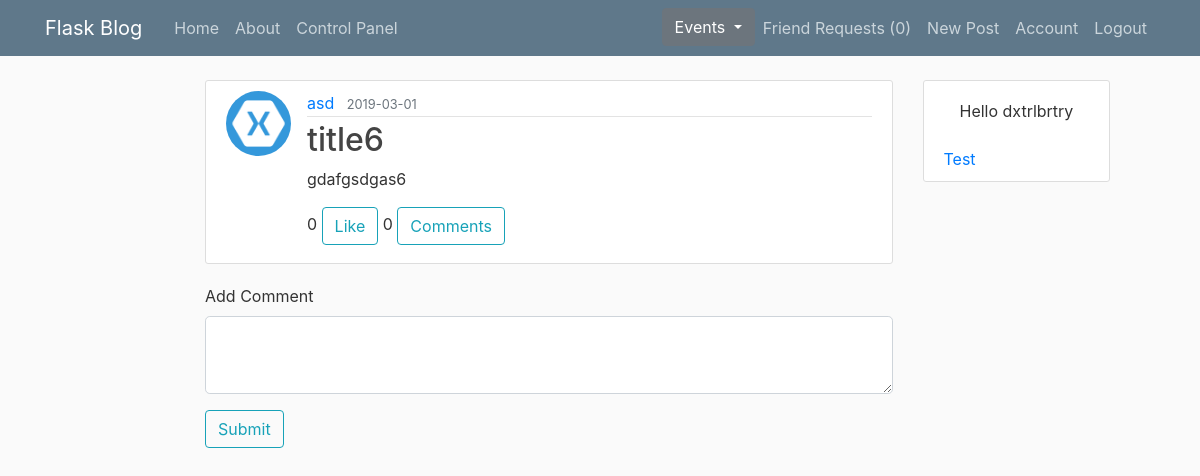
/post/17 (signed in), run on the app's committed database.
### flaskwebapp/models.py (models this page shows, shortened)
class User(db.Model, UserMixin):
    id = db.Column(db.Integer, primary_key=True)
    username = db.Column(db.String(20), unique=True, nullable=False)
    email = db.Column(db.String(120), unique=True, nullable=False)
    image_file = db.Column(db.String(20), nullable=False, default='default.jpg')
    password = db.Column(db.String(60), nullable=False)
    access = db.Column(db.String(10), nullable=False, default='user')
    posts = db.relationship('Post', backref='author', lazy='dynamic')
    comments = db.relationship('Comment', backref='author', lazy='dynamic')
    likes = db.relationship('Post', secondary=likes, backref='liked_by', lazy='dynamic')
    hosted_events = db.relationship('Event', backref='host', lazy='dynamic')
    attended_events = db.relationship('Event', secondary=event_attendants, lazy='subquery', backref=db.backref('attendants', lazy=True))
    requests = db.relationship('User',
                               secondary=friend_requests,
                               primaryjoin=(friend_requests.c.user_id == id),
                               secondaryjoin=(friend_requests.c.friend_id == id),
                               backref='request_of',
                               lazy='dynamic')
    friends = db.relationship('User',
                              secondary=friend,
                              primaryjoin=(friend.c.user_id == id),
                              secondaryjoin=(friend.c.friend_id == id),
                              backref='friend_of',
                              lazy='dynamic')

class Post(db.Model):
    id = db.Column(db.Integer, primary_key=True)
    title = db.Column(db.String(100), nullable=False)
    date_posted = db.Column(db.DateTime, nullable=False, default=datetime.utcnow)
    content = db.Column(db.Text, nullable=True)
    image_file = db.Column(db.String(20), nullable=True)
    comments = db.relationship('Comment', backref='comment_on', lazy='dynamic')
    user_id = db.Column(db.Integer, db.ForeignKey('user.id'), nullable=False)

### flaskwebapp/posts/routes.py (the view)
@posts.route('/post/<int:post_id>', methods=['GET', 'POST'])
@login_required
def post(post_id):
    post = Post.query.get_or_404(post_id)
    form = CommentForm()
    if form.validate_on_submit():
        comment = Comment(content=form.content.data, author=current_user)
        post.comments.append(comment)
        db.session.commit()
        flash(f'Comment successfully submitted', 'success')
        return redirect(url_for('posts.post', post_id=post.id))
    return render_template('post.html', title=post.title, legend='New Post', post=post, form=form)

### flaskwebapp/posts/forms.py
class CommentForm(FlaskForm):
    content = TextAreaField('Add Comment', validators=[DataRequired()])
    submit = SubmitField('Submit')

### flaskwebapp/models.py (called while the page is built)
@login_manager.user_loader
def load_user(user_id):
    return User.query.get(int(user_id))

### flaskwebapp/templates/post.html (shortened to what this page needs)
{% extends 'layout.html' %}
{% from 'macros/macros.html' import input %}
{% from 'macros/macros.html' import render_post with context %}
{% block content %}
    {{ render_post(post, False) }}
    <form action="{{ url_for('posts.post', post_id=post.id) }}" method="POST">
       <fieldset>
           {{ input(form.content) }}
       </fieldset>
       <div class="form-group">
           {{ form.submit(class="btn btn-outline-info") }}
       </div>
    </form>
{% endblock content %}

### flaskwebapp/templates/layout.html (shortened to what this page needs)
<!DOCTYPE html>
<html lang="en">
<head>
    <link rel="stylesheet" type="text/css" href="{{ url_for('static', filename='bootstrap.css') }}">
    <link rel="stylesheet" type="text/css" href="{{ url_for('static', filename='main.css') }}">
</head>
<body>
<header class="site-header">
    <nav class="navbar navbar-expand-md navbar-dark bg-steel fixed-top">
        <div class="container">
            <a class="navbar-brand mr-4" href="/">Flask Blog</a>
            <div class="collapse navbar-collapse" id="navbarToggle">
                <div class="navbar-nav mr-auto">
                    {% if current_user.is_authenticated %}
                    <a class="nav-item nav-link" href="{{ url_for('main.home') }}">Home</a>
                    <a class="nav-item nav-link" href="{{ url_for('main.about') }}">About</a>
                    {% if current_user.access == 'admin' %}
                    <a class="nav-item nav-link" href="{{ url_for('admin.control_panel') }}">Control Panel</a>
                    {% endif %}
                    {% endif %}
                </div>
                <div class="navbar-nav">
                    {% if current_user.is_authenticated %}
                    <div class="dropdown">
                        <button class="btn btn-secondary dropdown-toggle" type="button" id="eventMenuButton"
                                data-toggle="dropdown" aria-haspopup="true" aria-expanded="false">
                            Events
                        </button>
                    </div>
                    <a class="nav-item nav-link" href="{{ url_for('users.requests') }}">Friend Requests ({{
                        current_user.requests.count() }})</a>
                    <a class="nav-item nav-link" href="{{ url_for('posts.new_post') }}">New Post</a>
                    <a class="nav-item nav-link" href="{{ url_for('users.account') }}">Account</a>
                    <a class="nav-item nav-link" href="{{ url_for('users.logout') }}">Logout</a>
                    {% else %}
                    <a class="nav-item nav-link" href="{{ url_for('users.login') }}">Login</a>
                    <a class="nav-item nav-link" href="{{ url_for('users.register') }}">Register</a>
                    {% endif %}
                </div>
            </div>
        </div>
    </nav>
</header>
<main role="main">
    <div class="row">
        <div class="col-md-2"></div>
        <div class="col-md-7">
            {% block content %}
            {% endblock content %}
        </div>
        <div class="col-md-3">
            <div class="content-section right-panel">
                {% if current_user.is_authenticated %}
                <p class="nav-item nav-link">Hello {{ current_user.username }}</p>
                {% endif %}
                <a class="mt-20" href="{{ url_for('main.test') }}">Test</a>
            </div>
        </div>
    </div>
</main>
</body>
</html>

### flaskwebapp/templates/macros/macros.html (shortened to what this page needs)
{% macro input(field) %}
<div class="form-group">
  {{ field.label(class="form-control-label") }}
    {% if field.errors %}
  {{ field(class="form-control form-control-lg is-invalid") }}
  <div class="invalid-feedback">
    {% for error in field.errors %}
    <span> {{ error }} </span>
    {% endfor %}
  </div>
  {% else %}
  {{ field(class="form-control form-control-lg") }}
  {% endif %}
</div>
{% endmacro %}
{% macro render_post(post, add_comment=True) %}
<article class="media content-section">
  <img class="rounded-circle article-img"
       src="{{ url_for('static', filename='profile_pics/' + post.author.image_file) }}">
  <div class="media-body">
    <div class="article-metadata">
      <a class="mr-2" href="{{ url_for('posts.user_posts', username=post.author.username) }}">{{ post.author.username
        }}</a>
      <small class="text-muted">{{ post.date_posted.strftime('%Y-%m-%d') }}</small>
    </div>
    <h2><a class="article-title" href="{{ url_for('posts.post', post_id=post.id) }}">{{ post.title }}</a></h2>
    <p class="article-content">{{ post.content }}</p>
    <div class="media-footer mt-3 mb-2 expand-md">
      <span id="likesCount{{ post.id }}">{{ post.liked_by|count }}</span>
      <button class="btn btn-outline-info btn-like" post_id="{{ post.id }}"
              onclick="{{ url_for('posts.like_post', post_id=post.id) }}">
        {% if current_user not in post.liked_by %}
          Like
        {% else %}
          Unlike
        {% endif %}
      </button>
      <span id="commentsCount{{ post.id }}">{{ post.comments.count() }}</span>
      <button class="btn btn-outline-info btn-comment mr-auto" post_id="{{ post.id }}">Comments</button>
    </div>
  </div>
</article>
{% endmacro %}

### flaskwebapp/static/main.css (style rules this page uses)
body { background: #fafafa; color: #333333; margin-top: 5rem; }
h1, h2, h3, h4, h5, h6 { color: #444444; }
.right-panel { position: fixed; z-index: 1; overflow-x: hidden; padding-top: 20px; }
.bg-steel { background-color: #5f788a; }
.site-header .navbar-nav .nav-link { color: #cbd5db; }
.content-section { background: #ffffff; padding: 10px 20px; border: 1px solid #dddddd; border-radius: 3px; margin-bottom: 20px; }
.article-title { color: #444444; }
.article-content { white-space: line-wrap }
.article-img { height: 65px; width: 65px; margin-right: 16px; }
.article-metadata { padding-bottom: 1px; margin-bottom: 4px; border-bottom: 1px solid #e3e3e3 }

### data on the page
User: image_file (placeholder picture), author.username "asd"
Post: date_posted "2019-03-01", title "title6", content "gdafgsdgas6"
User: username "dxtrlbrtry"

### other printed values
{{ current_user.requests.count() }} "0"
{{ post.liked_by|count }} "0"
{{ post.comments.count() }} "0"
{{ field.label(class="form-control-label") }} "Add Comment"
